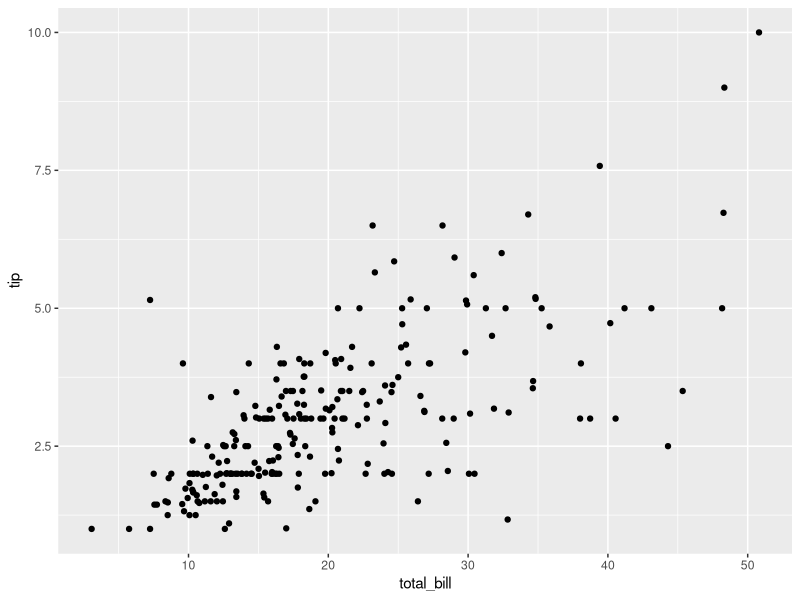
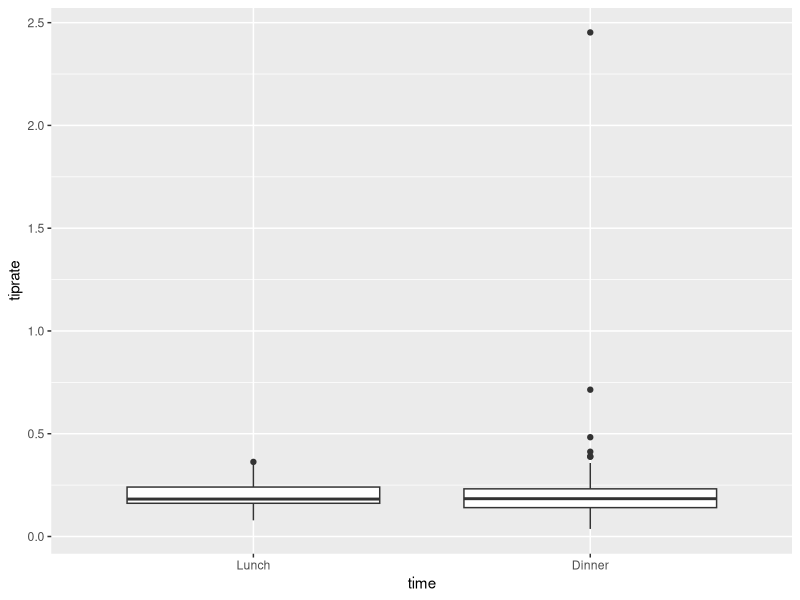
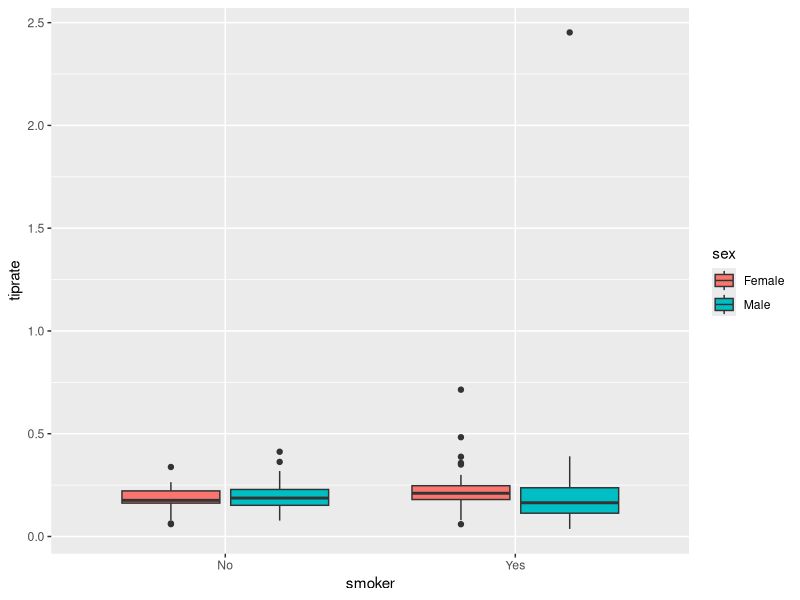
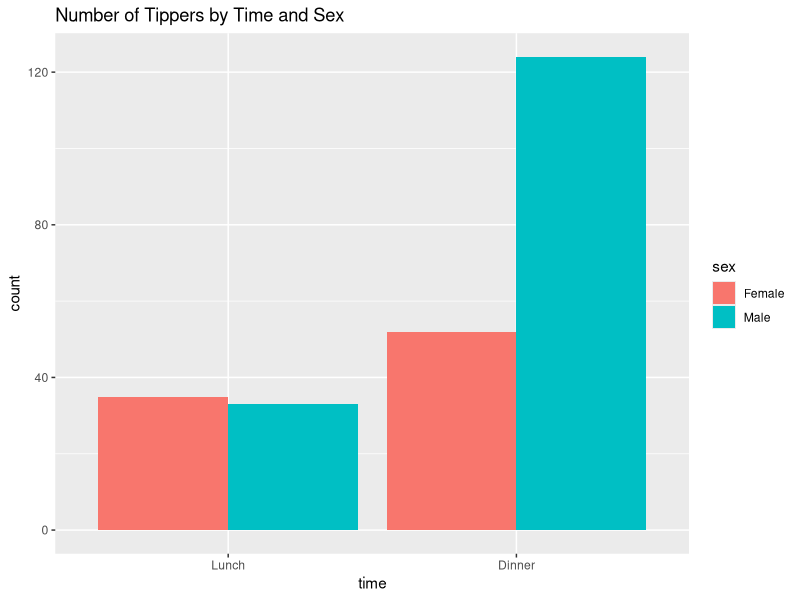

Generate these figures, in order, with R:
## ---- chunk 1
knitr::opts_chunk$set(echo = TRUE)
library(plyr)
library(ggplot2)
## ---- chunk 2
data(tips, package="reshape2")
## ---- chunk 3
numParty <- nrow(tips)
names(numParty) <- "No. parties"
numParty
## ---- chunk 4
sapply(tips, class)
## ---- chunk 5
tips$day <- relevel(tips$day, "Sun")
tips$day <- relevel(tips$day, "Sat")
tips$day <- relevel(tips$day, "Fri")
tips$day <- relevel(tips$day, "Thur")
day <- levels(tips$day)
day
## ---- chunk 6
female5 <- tips[which(tips$sex=="Female" & tips$size >= 5), ]
female5
## ---- chunk 7
ggplot(tips, aes(x = total_bill, y = tip)) +
    geom_point()
## ---- chunk 8
tips$tiprate <- tips$tip / (tips$total_bill - tips$tip)
mean(tips$tiprate)
## ---- chunk 9
tips$time <- relevel(tips$time, "Lunch")
ggplot(tips, aes(x=time, y=tiprate)) + 
    geom_boxplot()
## ---- chunk 10
ggplot(tips, aes(x=smoker, y=tiprate, fill=sex)) + 
    geom_boxplot()
## ---- chunk 11
ggplot(tips, aes(x=time, fill=sex)) + 
    geom_bar(position=position_dodge()) + 
    labs(title = "Number of Tippers by Time and Sex")
